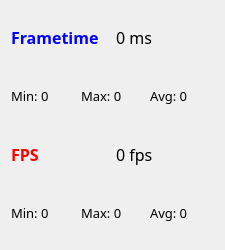
<?xml version="1.0" encoding="UTF-8"?>
<ui version="4.0">
 <class>PerformanceOverlay</class>
 <widget class="QWidget" name="PerformanceOverlay">
  <property name="geometry">
   <rect>
    <x>0</x>
    <y>0</y>
    <width>225</width>
    <height>250</height>
   </rect>
  </property>
  <property name="windowTitle">
   <string>Form</string>
  </property>
  <layout class="QVBoxLayout" name="verticalLayout">
   <item>
    <layout class="QHBoxLayout" name="ft_label_layout">
     <item>
      <widget class="QLabel" name="label_3">
       <property name="font">
        <font>
         <family>Sans Serif</family>
         <pointsize>12</pointsize>
         <bold>true</bold>
        </font>
       </property>
       <property name="styleSheet">
        <string notr="true">color: #0000ff;</string>
       </property>
       <property name="text">
        <string>Frametime</string>
       </property>
      </widget>
     </item>
     <item>
      <widget class="QLabel" name="frametime">
       <property name="font">
        <font>
         <family>Sans Serif</family>
         <pointsize>12</pointsize>
        </font>
       </property>
       <property name="text">
        <string>0 ms</string>
       </property>
      </widget>
     </item>
    </layout>
   </item>
   <item>
    <layout class="QHBoxLayout" name="ft_layout">
     <item>
      <widget class="QLabel" name="ft_min">
       <property name="font">
        <font>
         <family>Sans Serif</family>
         <pointsize>10</pointsize>
         <bold>false</bold>
        </font>
       </property>
       <property name="text">
        <string>Min: 0</string>
       </property>
      </widget>
     </item>
     <item>
      <widget class="QLabel" name="ft_max">
       <property name="font">
        <font>
         <family>Sans Serif</family>
         <pointsize>10</pointsize>
         <bold>false</bold>
        </font>
       </property>
       <property name="text">
        <string>Max: 0</string>
       </property>
      </widget>
     </item>
     <item>
      <widget class="QLabel" name="ft_avg">
       <property name="font">
        <font>
         <family>Sans Serif</family>
         <pointsize>10</pointsize>
         <bold>false</bold>
        </font>
       </property>
       <property name="text">
        <string>Avg: 0</string>
       </property>
      </widget>
     </item>
    </layout>
   </item>
   <item>
    <layout class="QHBoxLayout" name="fps_label_layout">
     <item>
      <widget class="QLabel" name="label_4">
       <property name="font">
        <font>
         <family>Sans Serif</family>
         <pointsize>12</pointsize>
         <bold>true</bold>
        </font>
       </property>
       <property name="styleSheet">
        <string notr="true">color: #ff0000;</string>
       </property>
       <property name="text">
        <string>FPS</string>
       </property>
      </widget>
     </item>
     <item>
      <widget class="QLabel" name="fps">
       <property name="font">
        <font>
         <family>Sans Serif</family>
         <pointsize>12</pointsize>
        </font>
       </property>
       <property name="text">
        <string>0 fps</string>
       </property>
      </widget>
     </item>
    </layout>
   </item>
   <item>
    <layout class="QHBoxLayout" name="horizontalLayout">
     <item>
      <widget class="QLabel" name="fps_min">
       <property name="font">
        <font>
         <family>Sans Serif</family>
         <pointsize>10</pointsize>
         <bold>false</bold>
        </font>
       </property>
       <property name="text">
        <string>Min: 0</string>
       </property>
      </widget>
     </item>
     <item>
      <widget class="QLabel" name="fps_max">
       <property name="font">
        <font>
         <family>Sans Serif</family>
         <pointsize>10</pointsize>
         <bold>false</bold>
        </font>
       </property>
       <property name="text">
        <string>Max: 0</string>
       </property>
      </widget>
     </item>
     <item>
      <widget class="QLabel" name="fps_avg">
       <property name="font">
        <font>
         <family>Sans Serif</family>
         <pointsize>10</pointsize>
         <bold>false</bold>
        </font>
       </property>
       <property name="text">
        <string>Avg: 0</string>
       </property>
      </widget>
     </item>
    </layout>
   </item>
  </layout>
 </widget>
 <resources/>
 <connections/>
</ui>
